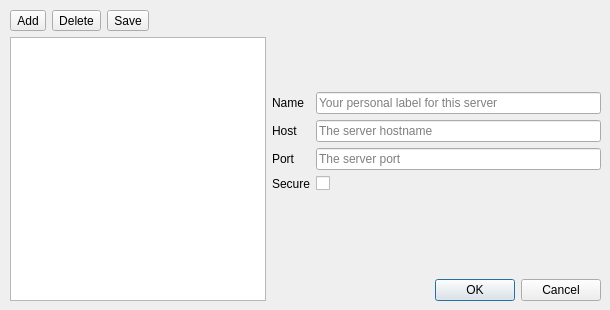
<?xml version="1.0" encoding="UTF-8"?>
<ui version="4.0">
 <class>DmpClientConnectDialog</class>
 <widget class="QDialog" name="DmpClientConnectDialog">
  <property name="geometry">
   <rect>
    <x>0</x>
    <y>0</y>
    <width>610</width>
    <height>310</height>
   </rect>
  </property>
  <property name="windowTitle">
   <string>Dialog</string>
  </property>
  <widget class="QWidget" name="horizontalLayoutWidget">
   <property name="geometry">
    <rect>
     <x>10</x>
     <y>10</y>
     <width>591</width>
     <height>291</height>
    </rect>
   </property>
   <layout class="QHBoxLayout" name="horizontalLayout" stretch="0,1">
    <property name="sizeConstraint">
     <enum>QLayout::SetDefaultConstraint</enum>
    </property>
    <item>
     <layout class="QVBoxLayout" name="verticalLayout_3">
      <item>
       <layout class="QHBoxLayout" name="horizontalLayout_6">
        <item alignment="Qt::AlignLeft">
         <widget class="QToolButton" name="AddButton">
          <property name="text">
           <string>Add</string>
          </property>
         </widget>
        </item>
        <item alignment="Qt::AlignLeft">
         <widget class="QToolButton" name="DeleteButton">
          <property name="text">
           <string>Delete</string>
          </property>
         </widget>
        </item>
        <item>
         <widget class="QToolButton" name="SaveButton">
          <property name="text">
           <string>Save</string>
          </property>
         </widget>
        </item>
        <item>
         <spacer name="horizontalSpacer">
          <property name="orientation">
           <enum>Qt::Horizontal</enum>
          </property>
          <property name="sizeHint" stdset="0">
           <size>
            <width>40</width>
            <height>20</height>
           </size>
          </property>
         </spacer>
        </item>
       </layout>
      </item>
      <item>
       <widget class="QListWidget" name="Servers">
        <property name="sizePolicy">
         <sizepolicy hsizetype="MinimumExpanding" vsizetype="MinimumExpanding">
          <horstretch>0</horstretch>
          <verstretch>0</verstretch>
         </sizepolicy>
        </property>
        <property name="minimumSize">
         <size>
          <width>150</width>
          <height>0</height>
         </size>
        </property>
       </widget>
      </item>
     </layout>
    </item>
    <item>
     <layout class="QVBoxLayout" name="verticalLayout">
      <item>
       <spacer name="verticalSpacer_2">
        <property name="orientation">
         <enum>Qt::Vertical</enum>
        </property>
        <property name="sizeHint" stdset="0">
         <size>
          <width>20</width>
          <height>40</height>
         </size>
        </property>
       </spacer>
      </item>
      <item>
       <layout class="QFormLayout" name="formLayout">
        <property name="fieldGrowthPolicy">
         <enum>QFormLayout::AllNonFixedFieldsGrow</enum>
        </property>
        <item row="2" column="0">
         <widget class="QLabel" name="HostLabel">
          <property name="text">
           <string>Host</string>
          </property>
         </widget>
        </item>
        <item row="1" column="0">
         <widget class="QLabel" name="NameLabel">
          <property name="text">
           <string>Name</string>
          </property>
         </widget>
        </item>
        <item row="1" column="1">
         <widget class="QLineEdit" name="NameEdit">
          <property name="inputMask">
           <string/>
          </property>
          <property name="placeholderText">
           <string>Your personal label for this server</string>
          </property>
         </widget>
        </item>
        <item row="2" column="1">
         <widget class="QLineEdit" name="HostEdit">
          <property name="placeholderText">
           <string>The server hostname</string>
          </property>
         </widget>
        </item>
        <item row="3" column="0">
         <widget class="QLabel" name="PortLabel">
          <property name="text">
           <string>Port</string>
          </property>
         </widget>
        </item>
        <item row="3" column="1">
         <widget class="QLineEdit" name="PortEdit">
          <property name="placeholderText">
           <string>The server port</string>
          </property>
         </widget>
        </item>
        <item row="4" column="1">
         <widget class="QCheckBox" name="SecureCheckBox">
          <property name="text">
           <string/>
          </property>
         </widget>
        </item>
        <item row="4" column="0">
         <widget class="QLabel" name="SecureLabel">
          <property name="text">
           <string>Secure</string>
          </property>
         </widget>
        </item>
       </layout>
      </item>
      <item>
       <spacer name="verticalSpacer">
        <property name="orientation">
         <enum>Qt::Vertical</enum>
        </property>
        <property name="sizeHint" stdset="0">
         <size>
          <width>20</width>
          <height>40</height>
         </size>
        </property>
       </spacer>
      </item>
      <item>
       <widget class="QDialogButtonBox" name="buttonBox">
        <property name="orientation">
         <enum>Qt::Horizontal</enum>
        </property>
        <property name="standardButtons">
         <set>QDialogButtonBox::Cancel|QDialogButtonBox::Ok</set>
        </property>
       </widget>
      </item>
     </layout>
    </item>
   </layout>
  </widget>
 </widget>
 <tabstops>
  <tabstop>Servers</tabstop>
  <tabstop>NameEdit</tabstop>
  <tabstop>HostEdit</tabstop>
  <tabstop>PortEdit</tabstop>
  <tabstop>AddButton</tabstop>
  <tabstop>DeleteButton</tabstop>
  <tabstop>SaveButton</tabstop>
 </tabstops>
 <resources/>
 <connections>
  <connection>
   <sender>buttonBox</sender>
   <signal>accepted()</signal>
   <receiver>DmpClientConnectDialog</receiver>
   <slot>accept()</slot>
   <hints>
    <hint type="sourcelabel">
     <x>248</x>
     <y>254</y>
    </hint>
    <hint type="destinationlabel">
     <x>157</x>
     <y>274</y>
    </hint>
   </hints>
  </connection>
  <connection>
   <sender>buttonBox</sender>
   <signal>rejected()</signal>
   <receiver>DmpClientConnectDialog</receiver>
   <slot>reject()</slot>
   <hints>
    <hint type="sourcelabel">
     <x>316</x>
     <y>260</y>
    </hint>
    <hint type="destinationlabel">
     <x>286</x>
     <y>274</y>
    </hint>
   </hints>
  </connection>
  <connection>
   <sender>HostEdit</sender>
   <signal>textChanged(QString)</signal>
   <receiver>DmpClientConnectDialog</receiver>
   <slot>inputChanged()</slot>
   <hints>
    <hint type="sourcelabel">
     <x>205</x>
     <y>63</y>
    </hint>
    <hint type="destinationlabel">
     <x>180</x>
     <y>71</y>
    </hint>
   </hints>
  </connection>
  <connection>
   <sender>PortEdit</sender>
   <signal>textChanged(QString)</signal>
   <receiver>DmpClientConnectDialog</receiver>
   <slot>inputChanged()</slot>
   <hints>
    <hint type="sourcelabel">
     <x>205</x>
     <y>96</y>
    </hint>
    <hint type="destinationlabel">
     <x>180</x>
     <y>71</y>
    </hint>
   </hints>
  </connection>
  <connection>
   <sender>AddButton</sender>
   <signal>clicked()</signal>
   <receiver>DmpClientConnectDialog</receiver>
   <slot>addPressed()</slot>
   <hints>
    <hint type="sourcelabel">
     <x>32</x>
     <y>23</y>
    </hint>
    <hint type="destinationlabel">
     <x>304</x>
     <y>154</y>
    </hint>
   </hints>
  </connection>
  <connection>
   <sender>DeleteButton</sender>
   <signal>clicked()</signal>
   <receiver>DmpClientConnectDialog</receiver>
   <slot>deletePressed()</slot>
   <hints>
    <hint type="sourcelabel">
     <x>87</x>
     <y>23</y>
    </hint>
    <hint type="destinationlabel">
     <x>304</x>
     <y>154</y>
    </hint>
   </hints>
  </connection>
  <connection>
   <sender>Servers</sender>
   <signal>itemSelectionChanged()</signal>
   <receiver>DmpClientConnectDialog</receiver>
   <slot>selectionChanged()</slot>
   <hints>
    <hint type="sourcelabel">
     <x>139</x>
     <y>169</y>
    </hint>
    <hint type="destinationlabel">
     <x>304</x>
     <y>154</y>
    </hint>
   </hints>
  </connection>
  <connection>
   <sender>DmpClientConnectDialog</sender>
   <signal>accepted()</signal>
   <receiver>DmpClientConnectDialog</receiver>
   <slot>afterAccept()</slot>
   <hints>
    <hint type="sourcelabel">
     <x>304</x>
     <y>154</y>
    </hint>
    <hint type="destinationlabel">
     <x>304</x>
     <y>154</y>
    </hint>
   </hints>
  </connection>
  <connection>
   <sender>NameEdit</sender>
   <signal>textChanged(QString)</signal>
   <receiver>DmpClientConnectDialog</receiver>
   <slot>inputChanged()</slot>
   <hints>
    <hint type="sourcelabel">
     <x>458</x>
     <y>116</y>
    </hint>
    <hint type="destinationlabel">
     <x>304</x>
     <y>154</y>
    </hint>
   </hints>
  </connection>
  <connection>
   <sender>HostEdit</sender>
   <signal>textEdited(QString)</signal>
   <receiver>DmpClientConnectDialog</receiver>
   <slot>hostChanged(QString)</slot>
   <hints>
    <hint type="sourcelabel">
     <x>458</x>
     <y>144</y>
    </hint>
    <hint type="destinationlabel">
     <x>304</x>
     <y>154</y>
    </hint>
   </hints>
  </connection>
  <connection>
   <sender>NameEdit</sender>
   <signal>textEdited(QString)</signal>
   <receiver>DmpClientConnectDialog</receiver>
   <slot>nameChanged(QString)</slot>
   <hints>
    <hint type="sourcelabel">
     <x>458</x>
     <y>116</y>
    </hint>
    <hint type="destinationlabel">
     <x>304</x>
     <y>154</y>
    </hint>
   </hints>
  </connection>
  <connection>
   <sender>PortEdit</sender>
   <signal>textEdited(QString)</signal>
   <receiver>DmpClientConnectDialog</receiver>
   <slot>portChanged(QString)</slot>
   <hints>
    <hint type="sourcelabel">
     <x>458</x>
     <y>172</y>
    </hint>
    <hint type="destinationlabel">
     <x>304</x>
     <y>154</y>
    </hint>
   </hints>
  </connection>
  <connection>
   <sender>SaveButton</sender>
   <signal>clicked()</signal>
   <receiver>DmpClientConnectDialog</receiver>
   <slot>saveToConfig()</slot>
   <hints>
    <hint type="sourcelabel">
     <x>144</x>
     <y>23</y>
    </hint>
    <hint type="destinationlabel">
     <x>304</x>
     <y>154</y>
    </hint>
   </hints>
  </connection>
  <connection>
   <sender>SecureCheckBox</sender>
   <signal>clicked(bool)</signal>
   <receiver>DmpClientConnectDialog</receiver>
   <slot>secureChanged(bool)</slot>
   <hints>
    <hint type="sourcelabel">
     <x>462</x>
     <y>186</y>
    </hint>
    <hint type="destinationlabel">
     <x>304</x>
     <y>154</y>
    </hint>
   </hints>
  </connection>
  <connection>
   <sender>SecureCheckBox</sender>
   <signal>toggled(bool)</signal>
   <receiver>DmpClientConnectDialog</receiver>
   <slot>inputChanged()</slot>
   <hints>
    <hint type="sourcelabel">
     <x>462</x>
     <y>186</y>
    </hint>
    <hint type="destinationlabel">
     <x>304</x>
     <y>154</y>
    </hint>
   </hints>
  </connection>
 </connections>
 <slots>
  <slot>inputChanged()</slot>
  <slot>addPressed()</slot>
  <slot>deletePressed()</slot>
  <slot>selectionChanged()</slot>
  <slot>afterAccept()</slot>
  <slot>nameChanged(QString)</slot>
  <slot>hostChanged(QString)</slot>
  <slot>portChanged(QString)</slot>
  <slot>saveToConfig()</slot>
  <slot>secureChanged(bool)</slot>
 </slots>
</ui>
